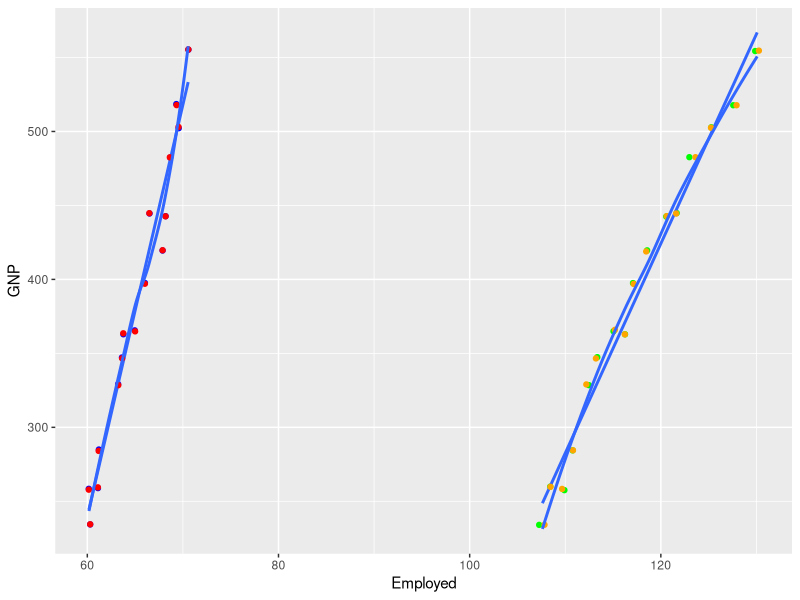

Write the R code that produced this figure.
## ---- chunk 1
knitr::opts_chunk$set(echo = TRUE)
## ---- chunk 2
library(MASS)
data()
longley #look at longley economic data
lm(GNP~Employed+Population, data=longley) #create model to look at relationship between GNP, employment, and population size

#this is a really bad graph, but I'm travelling for a wedding, sorry!
library(ggplot2)
ggplot(longley) + 
   geom_jitter(aes(Employed, GNP), colour="blue") + geom_smooth(aes(Employed, GNP), method=lm, se=FALSE) +
   geom_jitter(aes(Population, GNP), colour="green") + geom_smooth(aes(Population, GNP), method=lm, se=FALSE) +
   geom_jitter(aes(Employed, GNP), colour="red") + geom_smooth(aes(Employed, GNP), method=loess, se=FALSE) +
   geom_jitter(aes(Population, GNP), colour="orange") + geom_smooth(aes(Population, GNP), method=loess, se=FALSE)
   labs(x = "Variable (Employed vs Population", y = "Gross National Product")

